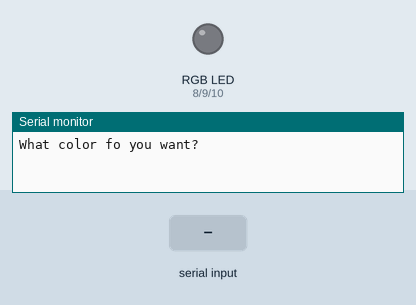
This sketch was run on a simulated Arduino Uno, built with avr-gcc and run on an emulated ATmega328P. On the bench: an RGB LED mixed from three pins (HIGH = lit), the last lines printed to the serial monitor. Inputs (shaded band) come from the test bench. Dim RGB values are drawn brighter than linear.

Above: at 1.2 s.
1.3 s: "red\n" received over Serial
At 2.9 s:
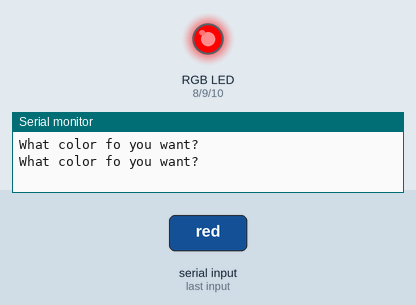
3.8 s: "green\n" received over Serial
At 6.0 s:
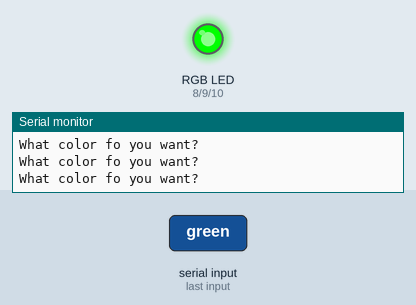
6.3 s: "blue\n" received over Serial
At 7.9 s:
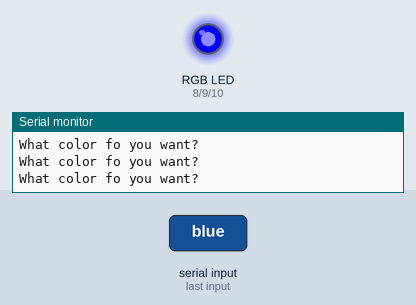
8.8 s: "aqua\n" received over Serial
At 11.0 s:
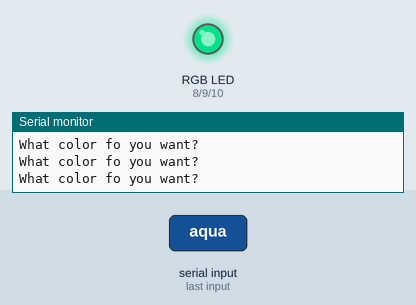
11.3 s: "green\n" received over Serial
At 12.9 s:
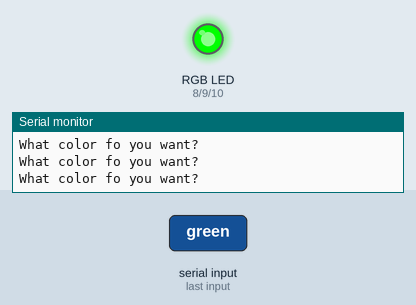
13.8 s: "blue\n" received over Serial
At 16.0 s:
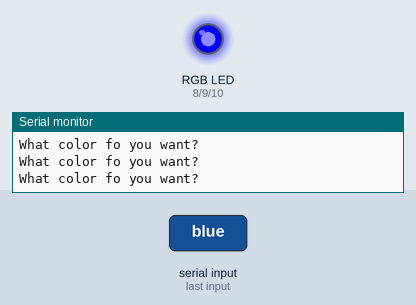
Timing chart, 0 to 17.3 s (numbered marks = the images above; inputs shaded):
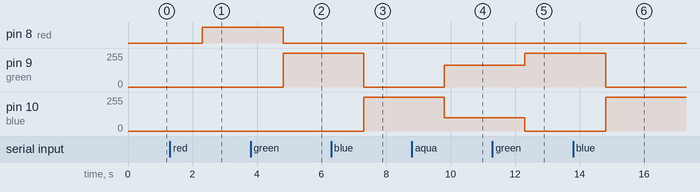

Measured:
- after the input at 1.3 s, pin 8 (red): LOW → HIGH after 1.0 s
- after the input at 3.8 s, pin 8 (red): HIGH → LOW after 1.0 s; pin 9 (green): 0/255 → 255/255 after 1.0 s
- after the input at 6.3 s, pin 9 (green): 255/255 → 0/255 after 1.0 s; pin 10 (blue): 0/255 → 255/255 after 1.0 s
- after the input at 8.8 s, pin 9 (green): 0/255 → 165/255 after 1.0 s; pin 10 (blue): 255/255 → 100/255 after 1.0 s
- after the input at 11.3 s, pin 9 (green): 165/255 → 255/255 after 1.0 s; pin 10 (blue): 100/255 → 0/255 after 1.0 s
- after the input at 13.8 s, pin 9 (green): 255/255 → 0/255 after 1.0 s; pin 10 (blue): 0/255 → 255/255 after 1.0 s

The sketch:

rgb_serial.ino
```cpp
int red = 8;
int green = 9;
int blue = 10;

String mycolor;
String msg = "What color fo you want?";
void setup() {
  // put your setup code here, to run once:
  Serial.begin(9600);
  pinMode(red, OUTPUT);
  pinMode(green, OUTPUT);
  pinMode(blue, OUTPUT);
}

void loop() {
  // put your main code here, to run repeatedly:
  Serial.println(msg);

  while (!Serial.available()) {
  }

  mycolor = Serial.readStringUntil("\n");
  mycolor.trim();
  mycolor.toLowerCase();

  if (mycolor == "red") {
    digitalWrite(red, HIGH);
    digitalWrite(green, LOW);
    digitalWrite(blue, LOW);
  } else if (mycolor == "green") {
    digitalWrite(red, LOW);
    digitalWrite(green, HIGH);
    digitalWrite(blue, LOW);
  } else if (mycolor == "blue") {
    digitalWrite(red, LOW);
    digitalWrite(green, LOW);
    digitalWrite(blue, HIGH);
  } else if (mycolor == "aqua") {
    digitalWrite(red, LOW);
    analogWrite(green, 165);
    analogWrite(blue, 100);
  } else if (mycolor == "off") {
    digitalWrite(red, LOW);
    digitalWrite(green, LOW);
    digitalWrite(blue, LOW);
  } else {
    Serial.println("NO such a colour!");
  }
}
```
